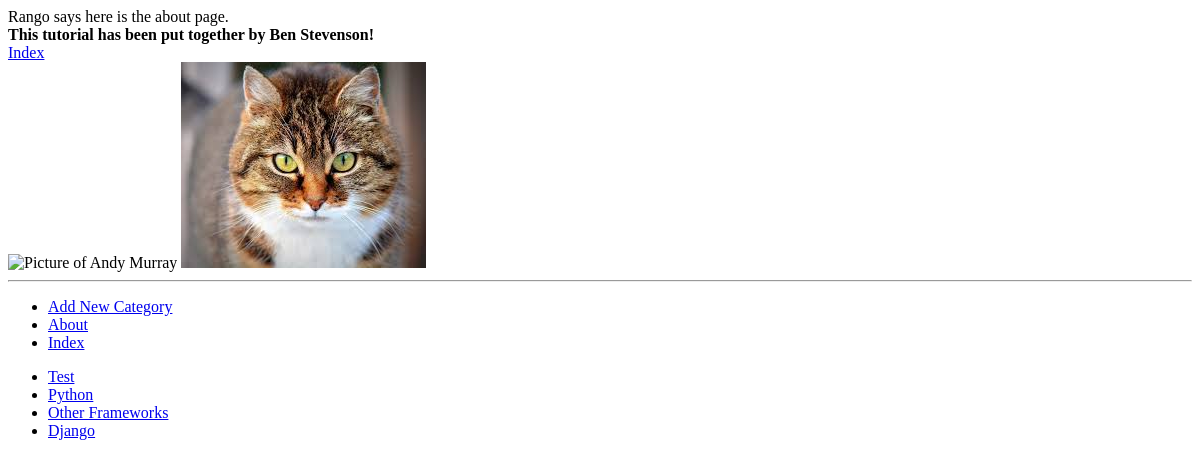
Page /rango/about/ on the earlier database version.
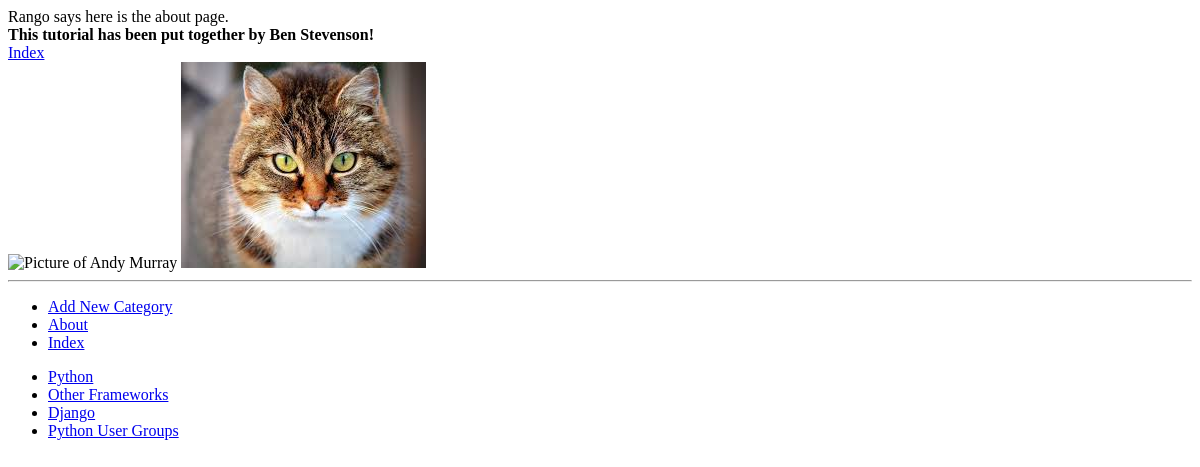
Same page on the later database version.
### rango/models.py (models this page shows, shortened)
class Category(models.Model):
    name = models.CharField(max_length=128, unique=True)
    views = models.IntegerField(default=0)
    likes = models.IntegerField(default=0)
    slug = models.SlugField(unique=True)
    class Meta:
        verbose_name_plural = 'Categories'

### rango/views.py (the view)
# urls.py: url(r'about/', views.about, name='about'),
def about(request):
    context_dict = {'boldmessage': "This tutorial has been put together by Ben Stevenson!" }
    return render(request, 'rango/about.html', context = context_dict)

### rango/templatetags/rango_template_tags.py (called while the page is built)
@register.inclusion_tag('rango/cats.html')
def get_category_list(cat = None):
	return {'cats': Category.objects.all(), 'act_cat':cat}

### templates/rango/about.html (shortened to what this page needs)
{% extends 'rango/base.html' %}
{% load staticfiles %}
{% block body_block %}
        <div>
            Rango says here is the about page. <br />
            <strong>{{ boldmessage }}</strong><br />
        </div>
        <div>
			<a href = "http://127.0.0.1:8000/">Index</a><br />
            <img src="{% static "images\murray.jpg " %}" alt = "Picture of Andy Murray"/>
            <img src="{{MEDIA_URL}}cat.jpg"/>
        </div>
{% endblock %}

### templates/rango/cats.html
<ul>
    {% for c in cats %}
    {% if c == act_cat %}
    <li>
        <strong>
            <a href="{% url 'show_category'  c.slug %}">{{ c.name }}</a>
        </strong>
    </li>
    {% else %}
    <li>
        <a href="{% url 'show_category' c.slug %}">{{ c.name }}</a>
    </li>
    {% endif %}
    {% endfor %}
</ul>

Differences in the rows shown:
removed Category: name "Test"
added Category: name "Python User Groups"
